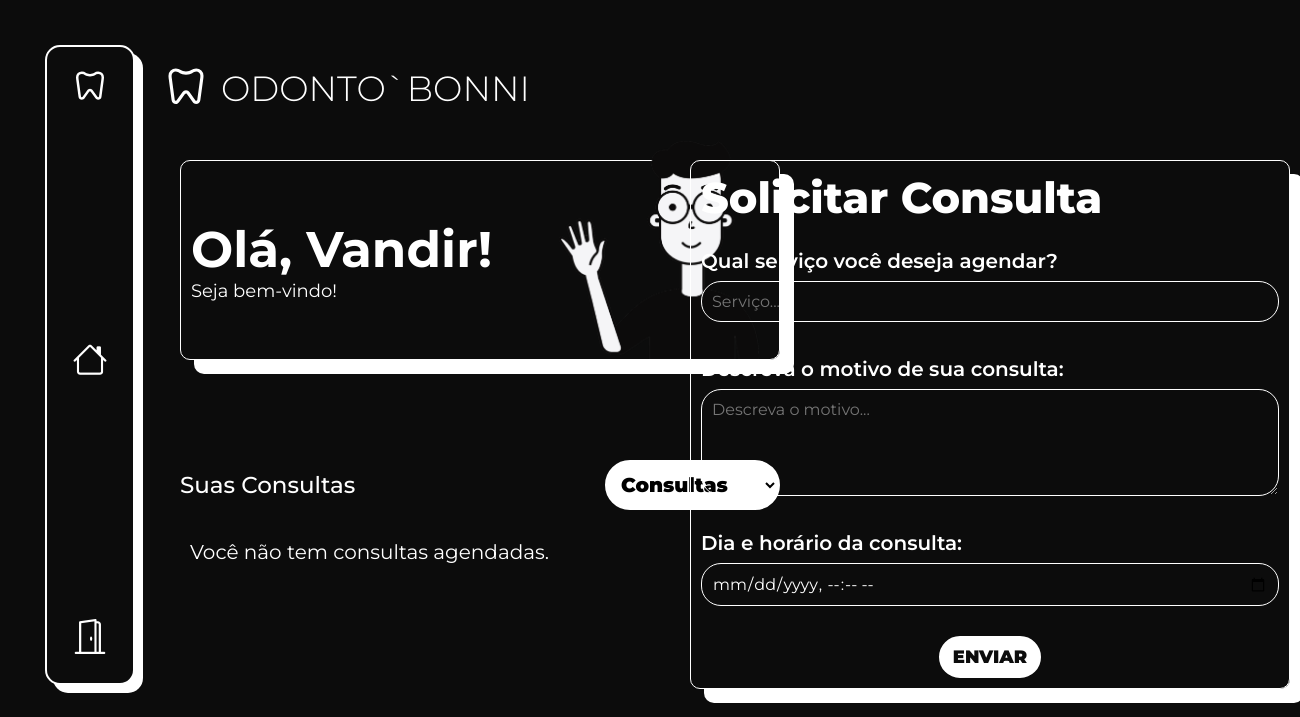
/ (signed in), run on an earlier commit of the app's database.
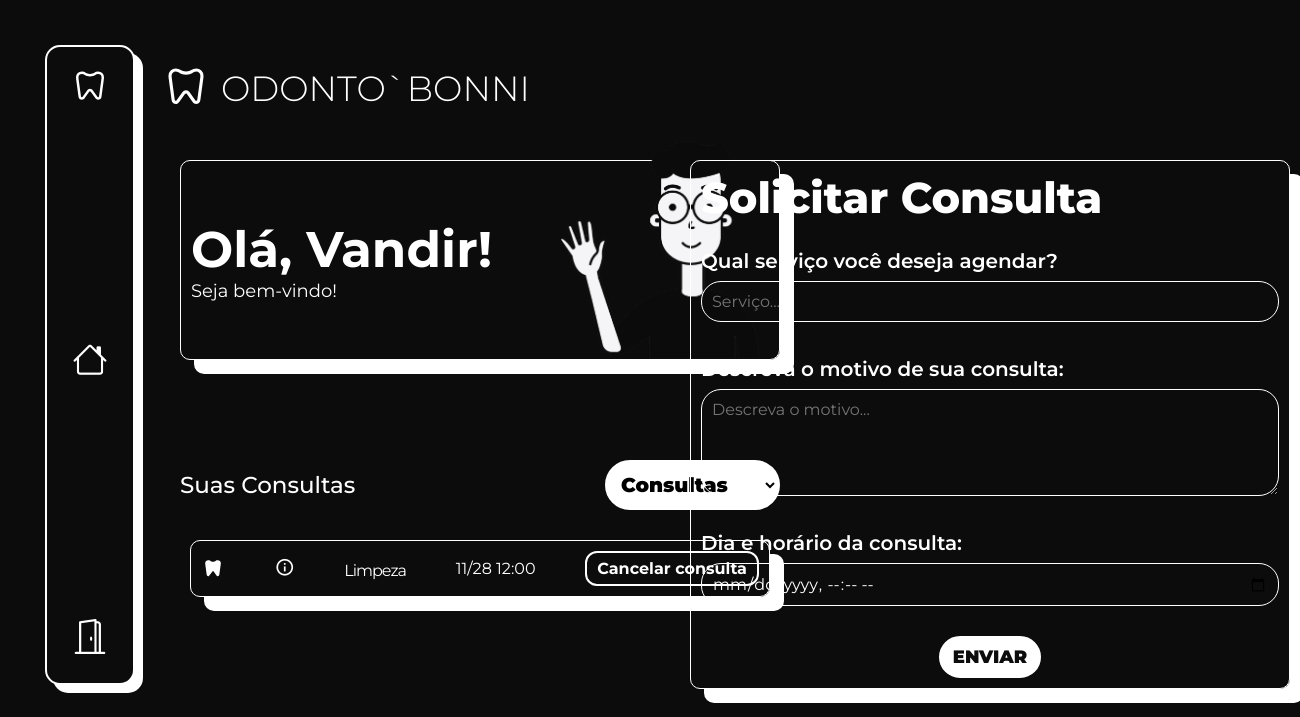
And on a later commit of the database.
### app/models.py (models this page shows)
class Usuario(database.Model, UserMixin):
    id = database.Column(database.Integer, primary_key=True)
    username = database.Column(database.String(50), nullable=False, unique=True)
    email = database.Column(database.String(120), nullable=False, unique=True)
    senha = database.Column(database.String(200), nullable=False)
    is_admin = database.Column(database.Boolean, default=False)
    consultas = database.relationship('Consulta', back_populates='usuario', lazy=True)

class Consulta(database.Model):
    id = database.Column(database.Integer, primary_key=True)
    servico = database.Column(database.String(50), nullable=False)
    motivo = database.Column(database.String(120))
    data = database.Column(database.DateTime, nullable=False)
    user_name = database.Column(database.String, nullable=False)
    usuario_id = database.Column(database.Integer, database.ForeignKey('usuario.id'), nullable=False)
    usuario = database.relationship('Usuario', back_populates='consultas')

### app/routes.py (the view, shortened to what this page needs)
@app.route("/", methods=['GET', 'POST'])
def homepage():
    if current_user.is_authenticated:
        agora = datetime.now()
        consultas_expiradas = Consulta.query.filter(Consulta.data <= agora).all()
        solicitacoes_experidas = Solicitacao.query.filter(Solicitacao.data <= agora).all()
        for consulta in consultas_expiradas:
            database.session.delete(consulta)
        database.session.commit()
        for solicitacao in solicitacoes_experidas:
            database.session.delete(solicitacao)
        database.session.commit()
        users = Usuario.query.all()
        is_admin = current_user.is_authenticated and getattr(current_user, 'is_admin', False)
        solicitacoesPorUsuario = Solicitacao.query.filter_by(usuario_id=current_user.id).all()
        consultasPorUsuario = Consulta.query.filter_by(usuario_id=current_user.id).all()
        consultas = Consulta.query.all()
        solicitacoes = Solicitacao.query.all()
        datas_agendadas = [consulta.data for consulta in consultas]
        form_solicitacao = FormSolicitacao()
        form_consulta = FormConsulta()
        form_consulta.username.choices = [(usuario.id, usuario.username) for usuario in users]
        return render_template(
            "homepage.html",
            admin=is_admin,
            users=users,
            form_solicitacao=form_solicitacao,
            form_consulta=form_consulta,
            datas_agendadas=datas_agendadas,
            solicitacoesPorUsuario=solicitacoesPorUsuario,
            solicitacoes=solicitacoes,
            consultasPorUsuario=consultasPorUsuario,
            consultas=consultas
        )
    else:
        return render_template('homepage.html')

### app/templates/homepage.html (shortened to what this page needs)
{% extends 'base.html' %}  {%block body%} {% if current_user.is_authenticated %} {%include
'navbar.html'%}
<main class="home">
  {% if admin %}
  <div class="divColumn">
    <form method="POST" action="{{ url_for('promote') }}" id="promote-form">
      <h2 for="user_id">Promover a Administrador:</h2>
      <select name="user_id" id="user_id">
        {% for user in users %}
        <option value="{{ user.id }}">{{ user.username }}</option>
        {% endfor %}
      </select>
      <button type="submit">Promover a Administrador</button>
    </form>
    <form method="post" action="{{url_for('homepage')}}" class="formConsulta">
      <h2>Agendar uma consulta</h2>
      {{ form_consulta.hidden_tag() }}
      <div class="divInput">
          {{ form_consulta.username(class="form-control select2") }}
      </div>
      <div class="divInput">
          {{ form_consulta.servico(class="form-control", placeholder="Informe o serviço...") }}
      </div>
      <div class="divInput">
          {{ form_consulta.data(class="form-control", placeholder="Clique para adicionar uma data...") }}
      </div>
      {{form_consulta.submit(type="submit", id="btnSubmitConsulta")}}
  </form>
  </div>
  <div class="divColumn2">
    <div class="suasConsultas">
      <div class="selectCoSo">
        <div class="title">
          <h2 id="consultaTitle">Suas Consultas</h2>
          <h2 id="solicitacaoTitle">Suas Solicitações</h2>
        </div>
        <select
          name="consultasSolicitacoesSelect"
          id="consultasSolicitacoesSelect"
          onchange="alternarConteudo()"
        >
          <option value="consultas" selected>Consultas</option>
          <option value="solicitacoes">Solicitações</option>
        </select>
      </div>
      <div class="listEvents">
        <ul id="solicitacoes" class="listaPedidos">
          {% for solicitacao in solicitacoes %}
          <li>
            <svg
              xmlns="http://www.w3.org/2000/svg"
              height="40px"
              viewBox="0 -960 960 960"
              width="40px"
              fill="#fff"
            >
              <path
                d="M680-875q66 0 113 47t47 113q0 11-1.5 29.5T834-643l-55 403q-5 40-35.5 63T677-154q-21.67 0-41.5-9.33-19.83-9.34-33.5-28.67L495-348q-2-3.33-6.5-5.17Q484-355 479-355q-2.67 0-16 9L359-195q-14 20.67-34.83 30.83Q303.33-154 281-154q-36 0-66-23.17-30-23.16-35-63.83l-54-402q-3-24-4.5-42.5T120-715q0-66 47-113t113-47q36 0 57.5 9.5T379-845q20 11 42.5 20.5T480-815q36 0 58.5-9.5T581-845q20-11 42-20.5t57-9.5Z"
              />
            </svg>
            <div class="motivoIcon">
              <i class="bx bx-info-circle"></i>
              <div class="motivoHover">
                <h2>Motivo:</h2>
                <span>{{solicitacao.motivo}}</span>
              </div>
            </div>
            <div class="solicitacaoDetails">
              <p>
                Solicitação de {{ solicitacao.user_name }}: {{
                solicitacao.data.strftime('%m/%d %H:%M') }}
              </p>
              <form
                action="{{ url_for('confirmar', id=solicitacao.id) }}"
                method="POST"
                style="display: inline"
              >
                <button type="submit">Confirmar</button>
              </form>
              <form
                action="{{ url_for('cancelar', id=solicitacao.id) }}"
                method="POST"
                style="display: inline"
              >
                <button type="submit">Cancelar</button>
              </form>
            </div>
          </li>
          <script>
            function alternarConteudo() {
              const select = document.getElementById(
                "consultasSolicitacoesSelect"
              );
              const valorSelecionado = select.value;
              // Esconder todas as listas
              document.getElementById("consultas").style.display = "none";
              document.getElementById("solicitacoes").style.display = "none";
              // Esconder ambos os títulos
              const consultaTitle = document.getElementById("consultaTitle");
              const solicitacaoTitle =
                document.getElementById("solicitacaoTitle");
              consultaTitle.style.display = "none";
              solicitacaoTitle.style.display = "none";
              // Mostrar o título e a lista correspondente
              if (valorSelecionado === "consultas") {
                consultaTitle.style.display = "flex";
              } else if (valorSelecionado === "solicitacoes") {
                solicitacaoTitle.style.display = "flex";
              }
              // Mostrar a lista correspondente
              if (valorSelecionado) {
                document.getElementById(valorSelecionado).style.display =
                  "flex";
              }
            }
            // Exibir a lista de consultas ao carregar a página
            window.onload = () => {
              alternarConteudo();
            };
          </script>
          {% else %}
          <p class="semConsultas" style="font-size: 2rem">
            Você não solicitou nenhuma consulta.
          </p>
          {% endfor %}
        </ul>
        <ul id="consultas" class="listaPedidos">
          {% for consulta in consultas %}
          <li>
            <svg
              xmlns="http://www.w3.org/2000/svg"
              height="24px"
              viewBox="0 -960 960 960"
              width="24px"
              fill="#fff"
            >
              <path
                d="M672.31-835q49.84.77 84.92 35.46T792.31-715q0 9.46-1.12 26.42-1.11 16.96-4.11 40.2l-55.77 403Q728.62-222 710.65-208q-17.96 14-41.34 14-16.08 0-28.27-8.85-12.19-8.84-21.35-21.46L501.15-385.69q-4.3-5.54-9.57-8.96-5.27-3.43-12.58-3.43-7.08 0-22.15 14.39L341.31-227.31q-10.16 13.08-23.35 23.19Q304.77-194 288.69-194q-23.38 0-40.84-14.5-17.47-14.5-20.16-37.88l-54.77-402q-3-23.24-4.11-40.2-1.12-16.96-1.12-26.42 0-49.85 35.08-84.92Q237.85-835 287.69-835q29.08 0 49.81 9.5 20.73 9.5 40.73 20.5 20 11 43.65 20.5Q445.54-775 480-775q35.23 0 59.27-9.5 24.04-9.5 44.04-20.5t40.46-20.5q20.46-9.5 48.54-9.5Z"
              />
            </svg>
            <div class="motivoIcon">
              {{consulta.user_name}}
            </div>
            <div class="title">
              <span class="titleText"> {{ consulta.servico }}</span>
            </div>
            <div class="data">
              <span class="dataText"
                >{{ consulta.data.strftime('%m/%d %H:%M') }}</span
              >
            </div>
            <div class="buttonBox">
              <form
                action="{{ url_for('cancelarConsulta', id=consulta.id) }}"
                method="POST"
                style="display: inline"
              >
                <button>Cancelar consulta</button>
              </form>
            </div>
          </li>
          {% else %}
          <p class="semConsultas" style="font-size: 2rem">
            Você não tem consultas agendadas.
          </p>
          {% endfor %}
        </ul>
      </div>
    </div>
  </div>
  <script>
    function alternarConteudo() {
      const select = document.getElementById("consultasSolicitacoesSelect");
      const valorSelecionado = select.value;
      // Esconder todas as listas
      document.getElementById("consultas").style.display = "none";
      document.getElementById("solicitacoes").style.display = "none";
      // Esconder ambos os títulos
      const consultaTitle = document.getElementById("consultaTitle");
      const solicitacaoTitle = document.getElementById("solicitacaoTitle");
      consultaTitle.style.display = "none";
      solicitacaoTitle.style.display = "none";
      // Mostrar o título e a lista correspondente
      if (valorSelecionado === "consultas") {
        consultaTitle.style.display = "flex";
      } else if (valorSelecionado === "solicitacoes") {
        solicitacaoTitle.style.display = "flex";
      }
      // Mostrar a lista correspondente
      if (valorSelecionado) {
        document.getElementById(valorSelecionado).style.display = "flex";
      }
    }
    // Exibir a lista de consultas ao carregar a página
    window.onload = () => {
      alternarConteudo();
    };
  </script>
  <script>
    // Ativar o Select2 no campo
    $(document).ready(function() {
        $('.select2').select2({
            placeholder: "Selecione um usuário",
            allowClear: true
        });
    });
  </script>
  {%else%}
  <div class="column">
    <div class="divOla">
      <div class="ola">
        <h3>Olá, {{ current_user.username.capitalize() }}!</h3>
        <p>Seja bem-vindo!</p>
      </div>
      <img src="{{ url_for('static', filename='imgs/ola.png') }}" alt="" />
    </div>
    <div class="suasConsultas">
      <div class="selectCoSo">
        <div class="title">
          <h2 id="consultaTitle">Suas Consultas</h2>
        </div>
        <select
          name="consultasSolicitacoesSelect"
          id="consultasSolicitacoesSelect"
          onchange="alternarConteudo()"
        >
          <option value="consultas" selected>Consultas</option>
        </select>
      </div>
      <div class="listEvents">
        <ul id="consultas" class="listaPedidos">
          {% for consulta in consultasPorUsuario %}
          <li>
            <div class="motivoIcon">
              <i class="bx bx-info-circle"></i>
            </div>
            <div class="title">
              <span class="titleText"> {{ consulta.servico }}</span>
            </div>
            <div class="data">
              <span class="dataText"
                >{{ consulta.data.strftime('%m/%d %H:%M') }}</span
              >
            </div>
            <div class="buttonBox">
              <form
                action="{{ url_for('cancelarConsulta', id=consulta.id) }}"
                method="POST"
                style="display: inline"
              >
                <button>Cancelar consulta</button>
              </form>
            </div>
          </li>
          {% else %}
          <p class="semConsultas" style="font-size: 2rem">
            Você não tem consultas agendadas.
          </p>
          {% endfor %}
        </ul>
      </div>
    </div>
  </div>
  <div class="column">
    <div class="requisitarConsulta">
      <h2>Solicitar consulta</h2>
      <form action="{{url_for('homepage')}}" id="consultaForm" method="POST">
        <h3>Qual serviço você deseja agendar?</h3>
        <div class="divInput">
          {{ form_solicitacao.servico(type="text", id="servico",
          placeholder="Serviço...") }}
        </div>
        <h3>Descreva o motivo de sua consulta:</h3>
        <div class="divInput">
          {{ form_solicitacao.motivo(type="text", id="motivo",
          placeholder="Descreva o motivo...") }}
        </div>
        <h3>Dia e horário da consulta:</h3>
        <div class="divInput">
          {{ form_solicitacao.data(type="datetime-local", id="data",
          placeholder='Clique para escolher uma data...') }}
        </div>
        {{ form_solicitacao.submit(class="submitSolicitacao") }}
      </form>
    </div>
  </div>
  {% endif %}
</main>
{%endif%} {%endblock%}

### app/templates/base.html (shortened to what this page needs)
<!DOCTYPE html>
<html lang="en">
  <head>
    <link
      href="https://unpkg.com/boxicons@2.1.4/css/boxicons.min.css"
      rel="stylesheet"
    />
    <link
      rel="stylesheet"
      href="{{ url_for('static', filename='css/style.css') }}"
    />
    <link
      href="https://unpkg.com/boxicons@2.1.4/css/boxicons.min.css"
      rel="stylesheet"
    />
    <link
      rel="stylesheet"
      href="https://cdn.jsdelivr.net/npm/bootstrap-icons@1.11.3/font/bootstrap-icons.min.css"
    />
    <link
      rel="stylesheet"
      href="https://cdn.jsdelivr.net/npm/flatpickr/dist/flatpickr.min.css"
    />
    <link
      href="https://cdn.jsdelivr.net/npm/select2@4.1.0-rc.0/dist/css/select2.min.css"
      rel="stylesheet"
    />
  </head>
  <body>
    {% block body %} {% endblock %}
  </body>
</html>

### app/templates/navbar.html (shortened to what this page needs)
<header class="container-header">
  <div class="logoHeader">
    <h2>ODONTO`BONNI</h2>
  </div>
</header>
<div class="divNav">
  <nav id="navation">
    <div class="logo">
    </div>
    <ul>
      {% if current_user.is_authenticated %} {% if current_user.is_admin %}
      <li>
        <a href="{{url_for('admin')}}">
          <i class="bi bi-database"></i>
        </a>
      </li>
      <li>
        <a href="{{url_for('homepage')}}"><i class="bx bx-home-alt-2"></i></a>
      </li>
      {%else%}
      <li>
        <a href="{{url_for('homepage')}}">
          <i class="bi bi-house"></i>
        </a>
      </li>
      {%endif%} {% endif %}
    </ul>
    <div id="perfil">
      <ul>
        {% if current_user.is_authenticated %}
        <li id="logout">
          <i class="bi bi-door-open"></i>
        </li>
        {% endif %}
      </ul>
    </div>
  </nav>
</div>

What changed in the data, as far as the page shows it:
added Consulta: servico "Limpeza", data "11/28 12:00"
Also different on the page:
text no longer shown: "Você não tem consultas agendadas."
